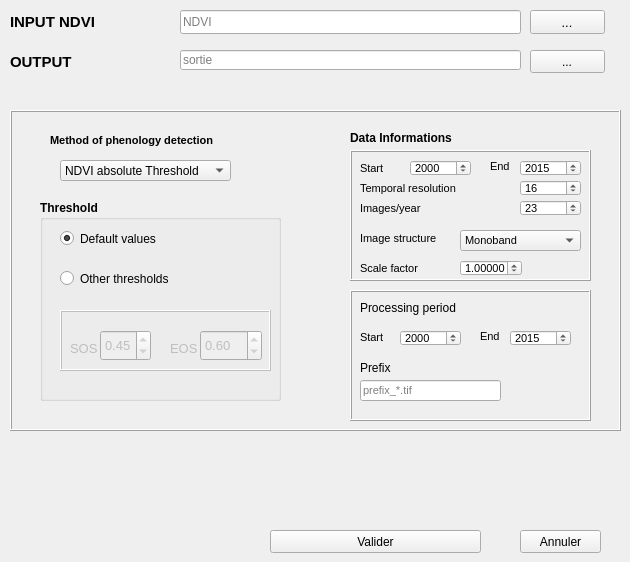
   <widget class="QWidget" name="metriquePheno">
    <attribute name="title">
     <string>Phenology detection</string>
    </attribute>
    <widget class="QFrame" name="parametrePheno">
     <property name="enabled">
      <bool>true</bool>
     </property>
     <property name="geometry">
      <rect>
       <x>10</x>
       <y>110</y>
       <width>611</width>
       <height>321</height>
      </rect>
     </property>
     <property name="font">
      <font>
       <pointsize>11</pointsize>
       <weight>75</weight>
       <bold>true</bold>
      </font>
     </property>
     <property name="frameShape">
      <enum>QFrame::Box</enum>
     </property>
     <property name="frameShadow">
      <enum>QFrame::Raised</enum>
     </property>
     <widget class="QLabel" name="label_methode">
      <property name="geometry">
       <rect>
        <x>40</x>
        <y>20</y>
        <width>201</width>
        <height>20</height>
       </rect>
      </property>
      <property name="font">
       <font>
        <pointsize>8</pointsize>
        <weight>75</weight>
        <bold>true</bold>
       </font>
      </property>
      <property name="toolTip">
       <string>&lt;html&gt;&lt;head/&gt;&lt;body&gt;&lt;p&gt;Liste déroulante dans laquelle se trouve 3 methodes de détection de métrique phénologique.&lt;/p&gt;&lt;/body&gt;&lt;/html&gt;</string>
      </property>
      <property name="text">
       <string>Method of phenology detection</string>
      </property>
     </widget>
     <widget class="QGroupBox" name="threshold">
      <property name="enabled">
       <bool>true</bool>
      </property>
      <property name="geometry">
       <rect>
        <x>30</x>
        <y>90</y>
        <width>241</width>
        <height>201</height>
       </rect>
      </property>
      <property name="font">
       <font>
        <pointsize>9</pointsize>
        <weight>75</weight>
        <bold>true</bold>
       </font>
      </property>
      <property name="title">
       <string>Threshold</string>
      </property>
      <property name="flat">
       <bool>false</bool>
      </property>
      <property name="checkable">
       <bool>false</bool>
      </property>
      <property name="checked">
       <bool>false</bool>
      </property>
      <widget class="QRadioButton" name="radioButton_default">
       <property name="geometry">
        <rect>
         <x>20</x>
         <y>30</y>
         <width>131</width>
         <height>17</height>
        </rect>
       </property>
       <property name="font">
        <font>
         <pointsize>9</pointsize>
         <weight>50</weight>
         <bold>false</bold>
        </font>
       </property>
       <property name="toolTip">
        <string>&lt;html&gt;&lt;head/&gt;&lt;body&gt;&lt;p&gt;pour chaque méthode le seuil par défaut correspond aux seuils utilisés soient dans l'article d'origine de la méthode.&lt;/p&gt;&lt;p&gt;&lt;span style=&quot; font-weight:600;&quot;&gt;NDVI absolute threshold : SOS=0.45 et EOS=0.6 &lt;/span&gt;&lt;/p&gt;&lt;p&gt;&lt;span style=&quot; font-weight:600;&quot;&gt;NDVI relative threshold : SOS =0.25 et EOS=0.75 (Adapted from VITO, SIGMA project,2013-2017)&lt;/span&gt;&lt;/p&gt;&lt;p&gt;&lt;br/&gt;&lt;/p&gt;&lt;/body&gt;&lt;/html&gt;</string>
       </property>
       <property name="text">
        <string>Default values</string>
       </property>
       <property name="checked">
        <bool>true</bool>
       </property>
      </widget>
      <widget class="QFrame" name="frame_seuil">
       <property name="enabled">
        <bool>false</bool>
       </property>
       <property name="geometry">
        <rect>
         <x>20</x>
         <y>110</y>
         <width>211</width>
         <height>61</height>
        </rect>
       </property>
       <property name="frameShape">
        <enum>QFrame::Box</enum>
       </property>
       <property name="frameShadow">
        <enum>QFrame::Raised</enum>
       </property>
       <widget class="QDoubleSpinBox" name="seuilEOS">
        <property name="enabled">
         <bool>false</bool>
        </property>
        <property name="geometry">
         <rect>
          <x>140</x>
          <y>20</y>
          <width>62</width>
          <height>31</height>
         </rect>
        </property>
        <property name="font">
         <font>
          <pointsize>10</pointsize>
          <weight>50</weight>
          <bold>false</bold>
         </font>
        </property>
        <property name="value">
         <double>0.600000000000000</double>
        </property>
       </widget>
       <widget class="QLabel" name="label_eos">
        <property name="geometry">
         <rect>
          <x>110</x>
          <y>30</y>
          <width>31</width>
          <height>16</height>
         </rect>
        </property>
        <property name="font">
         <font>
          <pointsize>10</pointsize>
          <weight>50</weight>
          <bold>false</bold>
         </font>
        </property>
        <property name="toolTip">
         <string>&lt;html&gt;&lt;head/&gt;&lt;body&gt;&lt;p&gt;EOS ou End Of Season: seuil utilisé pour la détection de la fin de la saison&lt;/p&gt;&lt;/body&gt;&lt;/html&gt;</string>
        </property>
        <property name="text">
         <string>EOS</string>
        </property>
       </widget>
       <widget class="QDoubleSpinBox" name="seuilSOS">
        <property name="enabled">
         <bool>false</bool>
        </property>
        <property name="geometry">
         <rect>
          <x>40</x>
          <y>20</y>
          <width>51</width>
          <height>31</height>
         </rect>
        </property>
        <property name="font">
         <font>
          <pointsize>10</pointsize>
          <weight>50</weight>
          <bold>false</bold>
         </font>
        </property>
        <property name="value">
         <double>0.450000000000000</double>
        </property>
       </widget>
       <widget class="QLabel" name="label_sos">
        <property name="geometry">
         <rect>
          <x>10</x>
          <y>30</y>
          <width>41</width>
          <height>16</height>
         </rect>
        </property>
        <property name="font">
         <font>
          <pointsize>10</pointsize>
          <weight>50</weight>
          <bold>false</bold>
         </font>
        </property>
        <property name="toolTip">
         <string>&lt;html&gt;&lt;head/&gt;&lt;body&gt;&lt;p&gt;SOS ou Start of Season: seuil utilisé pour la détection du début de la saison&lt;/p&gt;&lt;/body&gt;&lt;/html&gt;</string>
        </property>
        <property name="text">
         <string>SOS</string>
        </property>
       </widget>
       <zorder>label_eos</zorder>
       <zorder>label_sos</zorder>
       <zorder>seuilSOS</zorder>
       <zorder>seuilEOS</zorder>
      </widget>
      <widget class="QRadioButton" name="radioButton_seuil">
       <property name="geometry">
        <rect>
         <x>20</x>
         <y>70</y>
         <width>141</width>
         <height>17</height>
        </rect>
       </property>
       <property name="font">
        <font>
         <pointsize>9</pointsize>
         <weight>50</weight>
         <bold>false</bold>
        </font>
       </property>
       <property name="toolTip">
        <string>&lt;html&gt;&lt;head/&gt;&lt;body&gt;&lt;p&gt;Donne la possibilité de modifier les seuils&lt;/p&gt;&lt;/body&gt;&lt;/html&gt;</string>
       </property>
       <property name="text">
        <string>Other thresholds</string>
       </property>
      </widget>
      <zorder>frame_seuil</zorder>
      <zorder>radioButton_default</zorder>
      <zorder>radioButton_seuil</zorder>
     </widget>
     <widget class="QComboBox" name="methode">
      <property name="geometry">
       <rect>
        <x>50</x>
        <y>50</y>
        <width>171</width>
        <height>21</height>
       </rect>
      </property>
      <property name="font">
       <font>
        <pointsize>9</pointsize>
        <weight>50</weight>
        <bold>false</bold>
       </font>
      </property>
      <property name="toolTip">
       <string>Liste déroulante dans laquelle se trouve 3 methodes de détection de métrique phénologique.</string>
      </property>
      <item>
       <property name="text">
        <string>NDVI absolute Threshold</string>
       </property>
      </item>
      <item>
       <property name="text">
        <string>NDVI relative Threshold</string>
       </property>
      </item>
      <item>
       <property name="text">
        <string>Automatic</string>
       </property>
      </item>
     </widget>
     <widget class="QFrame" name="frame_6">
      <property name="geometry">
       <rect>
        <x>340</x>
        <y>40</y>
        <width>241</width>
        <height>131</height>
       </rect>
      </property>
      <property name="frameShape">
       <enum>QFrame::Box</enum>
      </property>
      <property name="frameShadow">
       <enum>QFrame::Raised</enum>
      </property>
      <widget class="QLabel" name="label__interpol_6">
       <property name="geometry">
        <rect>
         <x>140</x>
         <y>10</y>
         <width>46</width>
         <height>13</height>
        </rect>
       </property>
       <property name="font">
        <font>
         <pointsize>8</pointsize>
         <weight>50</weight>
         <italic>false</italic>
         <bold>false</bold>
        </font>
       </property>
       <property name="toolTip">
        <string>&lt;html&gt;&lt;head/&gt;&lt;body&gt;&lt;p&gt;Année de fin de la série temporelle (2015 par exemple)&lt;/p&gt;&lt;/body&gt;&lt;/html&gt;</string>
       </property>
       <property name="text">
        <string>End</string>
       </property>
      </widget>
      <widget class="QLabel" name="label__interpol_7">
       <property name="geometry">
        <rect>
         <x>10</x>
         <y>10</y>
         <width>51</width>
         <height>16</height>
        </rect>
       </property>
       <property name="font">
        <font>
         <pointsize>8</pointsize>
         <weight>50</weight>
         <italic>false</italic>
         <bold>false</bold>
        </font>
       </property>
       <property name="toolTip">
        <string>&lt;html&gt;&lt;head/&gt;&lt;body&gt;&lt;p&gt;année de début de la série temporelle (2000 par exemple)&lt;/p&gt;&lt;/body&gt;&lt;/html&gt;</string>
       </property>
       <property name="text">
        <string>Start</string>
       </property>
      </widget>
      <widget class="QSpinBox" name="spinBox_fin_2">
       <property name="geometry">
        <rect>
         <x>170</x>
         <y>10</y>
         <width>61</width>
         <height>16</height>
        </rect>
       </property>
       <property name="font">
        <font>
         <pointsize>8</pointsize>
         <weight>50</weight>
         <italic>false</italic>
         <bold>false</bold>
        </font>
       </property>
       <property name="maximum">
        <number>3000</number>
       </property>
       <property name="value">
        <number>2015</number>
       </property>
      </widget>
      <widget class="QLabel" name="label_15">
       <property name="geometry">
        <rect>
         <x>10</x>
         <y>50</y>
         <width>121</width>
         <height>16</height>
        </rect>
       </property>
       <property name="font">
        <font>
         <pointsize>8</pointsize>
         <weight>50</weight>
         <bold>false</bold>
        </font>
       </property>
       <property name="toolTip">
        <string>&lt;html&gt;&lt;head/&gt;&lt;body&gt;&lt;p&gt;Nombre d'images disponible par an&lt;/p&gt;&lt;/body&gt;&lt;/html&gt;</string>
       </property>
       <property name="text">
        <string>Images/year</string>
       </property>
      </widget>
      <widget class="QSpinBox" name="nbreImageAn_2">
       <property name="geometry">
        <rect>
         <x>170</x>
         <y>50</y>
         <width>61</width>
         <height>16</height>
        </rect>
       </property>
       <property name="font">
        <font>
         <pointsize>8</pointsize>
         <weight>50</weight>
         <italic>false</italic>
         <bold>false</bold>
        </font>
       </property>
       <property name="minimum">
        <number>0</number>
       </property>
       <property name="maximum">
        <number>3000</number>
       </property>
       <property name="value">
        <number>23</number>
       </property>
      </widget>
      <widget class="QSpinBox" name="frequenceJour_2">
       <property name="geometry">
        <rect>
         <x>170</x>
         <y>30</y>
         <width>61</width>
         <height>16</height>
        </rect>
       </property>
       <property name="font">
        <font>
         <pointsize>8</pointsize>
         <weight>50</weight>
         <italic>false</italic>
         <bold>false</bold>
        </font>
       </property>
       <property name="minimum">
        <number>0</number>
       </property>
       <property name="maximum">
        <number>3000</number>
       </property>
       <property name="value">
        <number>16</number>
       </property>
      </widget>
      <widget class="QSpinBox" name="spinBox_debut_2">
       <property name="geometry">
        <rect>
         <x>60</x>
         <y>10</y>
         <width>61</width>
         <height>16</height>
        </rect>
       </property>
       <property name="font">
        <font>
         <pointsize>8</pointsize>
         <weight>50</weight>
         <italic>false</italic>
         <bold>false</bold>
        </font>
       </property>
       <property name="minimum">
        <number>0</number>
       </property>
       <property name="maximum">
        <number>3000</number>
       </property>
       <property name="value">
        <number>2000</number>
       </property>
      </widget>
      <widget class="QLabel" name="label_16">
       <property name="geometry">
        <rect>
         <x>10</x>
         <y>30</y>
         <width>101</width>
         <height>16</height>
        </rect>
       </property>
       <property name="font">
        <font>
         <pointsize>8</pointsize>
         <weight>50</weight>
         <bold>false</bold>
        </font>
       </property>
       <property name="toolTip">
        <string>&lt;html&gt;&lt;head/&gt;&lt;body&gt;&lt;p&gt;Resolution temporelle ( 16 pour les données NDVI de  MODIS)&lt;/p&gt;&lt;/body&gt;&lt;/html&gt;</string>
       </property>
       <property name="text">
        <string>Temporal resolution</string>
       </property>
      </widget>
      <widget class="QDoubleSpinBox" name="facteurEchelle_2">
       <property name="geometry">
        <rect>
         <x>110</x>
         <y>110</y>
         <width>62</width>
         <height>16</height>
        </rect>
       </property>
       <property name="font">
        <font>
         <pointsize>8</pointsize>
         <weight>50</weight>
         <bold>false</bold>
        </font>
       </property>
       <property name="decimals">
        <number>5</number>
       </property>
       <property name="value">
        <double>1.000000000000000</double>
       </property>
      </widget>
      <widget class="QLabel" name="label_19">
       <property name="geometry">
        <rect>
         <x>10</x>
         <y>110</y>
         <width>81</width>
         <height>16</height>
        </rect>
       </property>
       <property name="font">
        <font>
         <pointsize>8</pointsize>
         <weight>50</weight>
         <bold>false</bold>
        </font>
       </property>
       <property name="toolTip">
        <string>&lt;html&gt;&lt;head/&gt;&lt;body&gt;&lt;p&gt;Souvent pour des raisons d'enregistrement ou autres les données sont multipliées ou divisées par une valeur. Cette valeur permet de ramener les données à leurs valeurs initiales. Par défaut, sa valeur est de 1 ce qui signifie qu'on a pas besoin d'effectuer un changement d'echelle. &lt;/p&gt;&lt;/body&gt;&lt;/html&gt;</string>
       </property>
       <property name="text">
        <string>Scale factor</string>
       </property>
      </widget>
      <widget class="QLabel" name="label_23">
       <property name="geometry">
        <rect>
         <x>10</x>
         <y>80</y>
         <width>91</width>
         <height>16</height>
        </rect>
       </property>
       <property name="font">
        <font>
         <pointsize>8</pointsize>
         <weight>50</weight>
         <bold>false</bold>
        </font>
       </property>
       <property name="toolTip">
        <string>&lt;html&gt;&lt;head/&gt;&lt;body&gt;&lt;p&gt;Structuration des données. Elles peuvent être monobande, image par an ou une image pluriannuelle.&lt;/p&gt;&lt;/body&gt;&lt;/html&gt;</string>
       </property>
       <property name="text">
        <string>Image structure</string>
       </property>
      </widget>
      <widget class="QComboBox" name="type_image_2">
       <property name="geometry">
        <rect>
         <x>110</x>
         <y>80</y>
         <width>121</width>
         <height>21</height>
        </rect>
       </property>
       <property name="font">
        <font>
         <pointsize>8</pointsize>
         <weight>50</weight>
         <italic>false</italic>
         <bold>false</bold>
        </font>
       </property>
       <property name="currentIndex">
        <number>0</number>
       </property>
       <item>
        <property name="text">
         <string>Monoband</string>
        </property>
       </item>
       <item>
        <property name="text">
         <string>Yearly image</string>
        </property>
       </item>
       <item>
        <property name="text">
         <string>Pluri-annual</string>
        </property>
       </item>
      </widget>
     </widget>
     <widget class="QLabel" name="label_17">
      <property name="geometry">
       <rect>
        <x>340</x>
        <y>20</y>
        <width>191</width>
        <height>16</height>
       </rect>
      </property>
      <property name="font">
       <font>
        <pointsize>9</pointsize>
        <weight>75</weight>
        <bold>true</bold>
       </font>
      </property>
      <property name="text">
       <string>Data Informations</string>
      </property>
     </widget>
     <widget class="QFrame" name="frame_7">
      <property name="geometry">
       <rect>
        <x>340</x>
        <y>180</y>
        <width>241</width>
        <height>131</height>
       </rect>
      </property>
      <property name="font">
       <font>
        <weight>50</weight>
        <bold>false</bold>
       </font>
      </property>
      <property name="frameShape">
       <enum>QFrame::Box</enum>
      </property>
      <property name="frameShadow">
       <enum>QFrame::Raised</enum>
      </property>
      <widget class="QLabel" name="label__interpol_8">
       <property name="geometry">
        <rect>
         <x>130</x>
         <y>40</y>
         <width>46</width>
         <height>13</height>
        </rect>
       </property>
       <property name="font">
        <font>
         <pointsize>8</pointsize>
         <weight>50</weight>
         <italic>false</italic>
         <bold>false</bold>
        </font>
       </property>
       <property name="toolTip">
        <string>&lt;html&gt;&lt;head/&gt;&lt;body&gt;&lt;p&gt;Année de fin de traitement (superieure à la date de début de la serie et inferieure ou égale à la date de fin de la série)&lt;/p&gt;&lt;/body&gt;&lt;/html&gt;</string>
       </property>
       <property name="text">
        <string>End</string>
       </property>
      </widget>
      <widget class="QLabel" name="label__interpol_9">
       <property name="geometry">
        <rect>
         <x>10</x>
         <y>40</y>
         <width>51</width>
         <height>16</height>
        </rect>
       </property>
       <property name="font">
        <font>
         <pointsize>8</pointsize>
         <weight>50</weight>
         <italic>false</italic>
         <bold>false</bold>
        </font>
       </property>
       <property name="toolTip">
        <string>&lt;html&gt;&lt;head/&gt;&lt;body&gt;&lt;p&gt;Année du début de traitement (superieure ou égale à la date de debut de la serie et inferieure à la date de fin de la série et aussi inferieure à la date de fin de traitement)&lt;/p&gt;&lt;/body&gt;&lt;/html&gt;</string>
       </property>
       <property name="text">
        <string>Start</string>
       </property>
       <property name="textInteractionFlags">
        <set>Qt::LinksAccessibleByMouse|Qt::TextSelectableByMouse</set>
       </property>
      </widget>
      <widget class="QSpinBox" name="debutTraitement_2">
       <property name="geometry">
        <rect>
         <x>50</x>
         <y>40</y>
         <width>61</width>
         <height>16</height>
        </rect>
       </property>
       <property name="font">
        <font>
         <pointsize>8</pointsize>
         <weight>50</weight>
         <italic>false</italic>
         <bold>false</bold>
        </font>
       </property>
       <property name="minimum">
        <number>0</number>
       </property>
       <property name="maximum">
        <number>3000</number>
       </property>
       <property name="value">
        <number>2000</number>
       </property>
      </widget>
      <widget class="QSpinBox" name="finTraitement_2">
       <property name="geometry">
        <rect>
         <x>160</x>
         <y>40</y>
         <width>61</width>
         <height>16</height>
        </rect>
       </property>
       <property name="font">
        <font>
         <pointsize>8</pointsize>
         <weight>50</weight>
         <italic>false</italic>
         <bold>false</bold>
        </font>
       </property>
       <property name="maximum">
        <number>3000</number>
       </property>
       <property name="value">
        <number>2015</number>
       </property>
      </widget>
      <widget class="QLabel" name="label_18">
       <property name="geometry">
        <rect>
         <x>10</x>
         <y>70</y>
         <width>211</width>
         <height>16</height>
        </rect>
       </property>
       <property name="font">
        <font>
         <pointsize>9</pointsize>
         <weight>50</weight>
         <bold>false</bold>
        </font>
       </property>
       <property name="toolTip">
        <string>&lt;html&gt;&lt;head/&gt;&lt;body&gt;&lt;p&gt;texte qui permettra de retrouver facilement les fichiers enrégistrés&lt;/p&gt;&lt;/body&gt;&lt;/html&gt;</string>
       </property>
       <property name="text">
        <string>Prefix</string>
       </property>
      </widget>
      <widget class="QLineEdit" name="prefixeOut_2">
       <property name="geometry">
        <rect>
         <x>10</x>
         <y>90</y>
         <width>141</width>
         <height>21</height>
        </rect>
       </property>
       <property name="font">
        <font>
         <pointsize>8</pointsize>
         <weight>50</weight>
         <bold>false</bold>
        </font>
       </property>
       <property name="text">
        <string/>
       </property>
       <property name="placeholderText">
        <string>prefix_*.tif</string>
       </property>
      </widget>
      <widget class="QLabel" name="label_20">
       <property name="geometry">
        <rect>
         <x>10</x>
         <y>10</y>
         <width>141</width>
         <height>16</height>
        </rect>
       </property>
       <property name="font">
        <font>
         <pointsize>9</pointsize>
        </font>
       </property>
       <property name="text">
        <string>Processing period</string>
       </property>
      </widget>
     </widget>
     <zorder>threshold</zorder>
     <zorder>label_methode</zorder>
     <zorder>methode</zorder>
     <zorder>frame_6</zorder>
     <zorder>label_17</zorder>
     <zorder>frame_7</zorder>
    </widget>
    <widget class="QPushButton" name="pushButton_execution_metrique">
     <property name="enabled">
      <bool>true</bool>
     </property>
     <property name="geometry">
      <rect>
       <x>270</x>
       <y>530</y>
       <width>211</width>
       <height>23</height>
      </rect>
     </property>
     <property name="text">
      <string>Valider</string>
     </property>
    </widget>
    <widget class="QLabel" name="label_cheminOut_metrique">
     <property name="geometry">
      <rect>
       <x>10</x>
       <y>50</y>
       <width>191</width>
       <height>23</height>
      </rect>
     </property>
     <property name="font">
      <font>
       <pointsize>11</pointsize>
       <weight>75</weight>
       <bold>true</bold>
      </font>
     </property>
     <property name="toolTip">
      <string>&lt;html&gt;&lt;head/&gt;&lt;body&gt;&lt;p&gt;Répertoire dans lequel les données en sortie seront enregistrées&lt;/p&gt;&lt;/body&gt;&lt;/html&gt;</string>
     </property>
     <property name="text">
      <string>OUTPUT</string>
     </property>
     <property name="buddy">
      <cstring>cheminOut</cstring>
     </property>
    </widget>
    <widget class="QPushButton" name="pushButton_cheminOut_metrique">
     <property name="geometry">
      <rect>
       <x>530</x>
       <y>50</y>
       <width>75</width>
       <height>23</height>
      </rect>
     </property>
     <property name="font">
      <font>
       <pointsize>9</pointsize>
       <italic>true</italic>
      </font>
     </property>
     <property name="toolTip">
      <string>&lt;html&gt;&lt;head/&gt;&lt;body&gt;&lt;p&gt;ce buton permet d'aller chercher des dossiers existant dans le pc&lt;/p&gt;&lt;/body&gt;&lt;/html&gt;</string>
     </property>
     <property name="text">
      <string>...</string>
     </property>
    </widget>
    <widget class="QLineEdit" name="cheminOut_metrique">
     <property name="geometry">
      <rect>
       <x>180</x>
       <y>50</y>
       <width>341</width>
       <height>20</height>
      </rect>
     </property>
     <property name="placeholderText">
      <string>sortie</string>
     </property>
    </widget>
    <widget class="QLineEdit" name="cheminNDVI_metrique">
     <property name="enabled">
      <bool>true</bool>
     </property>
     <property name="geometry">
      <rect>
       <x>180</x>
       <y>10</y>
       <width>341</width>
       <height>24</height>
      </rect>
     </property>
     <property name="maximumSize">
      <size>
       <width>16777215</width>
       <height>1655</height>
      </size>
     </property>
     <property name="text">
      <string/>
     </property>
     <property name="dragEnabled">
      <bool>false</bool>
     </property>
     <property name="readOnly">
      <bool>false</bool>
     </property>
     <property name="placeholderText">
      <string>NDVI</string>
     </property>
    </widget>
    <widget class="QPushButton" name="pushButton_cheminNDVI_metrique">
     <property name="enabled">
      <bool>true</bool>
     </property>
     <property name="geometry">
      <rect>
       <x>530</x>
       <y>10</y>
       <width>75</width>
       <height>24</height>
      </rect>
     </property>
     <property name="font">
      <font>
       <pointsize>10</pointsize>
       <italic>true</italic>
      </font>
     </property>
     <property name="toolTip">
      <string>&lt;html&gt;&lt;head/&gt;&lt;body&gt;&lt;p&gt;&amp;lt;html&amp;gt;&amp;lt;head/&amp;gt;&amp;lt;body&amp;gt;&amp;lt;p&amp;gt;ce buton permet d'aller chercher des dossiers existant dans le pc&amp;lt;/p&amp;gt;&amp;lt;/body&amp;gt;&amp;lt;/html&amp;gt;&lt;/p&gt;&lt;/body&gt;&lt;/html&gt;</string>
     </property>
     <property name="text">
      <string>...</string>
     </property>
    </widget>
    <widget class="QLabel" name="label_cheminNDVI_3">
     <property name="enabled">
      <bool>true</bool>
     </property>
     <property name="geometry">
      <rect>
       <x>10</x>
       <y>10</y>
       <width>201</width>
       <height>24</height>
      </rect>
     </property>
     <property name="font">
      <font>
       <pointsize>11</pointsize>
       <weight>75</weight>
       <bold>true</bold>
      </font>
     </property>
     <property name="toolTip">
      <string>&lt;html&gt;&lt;head/&gt;&lt;body&gt;&lt;p&gt;Répertoire dans lequel se trouve les images du NDVI qui vont servir à l'estimation des métriques phénologiques et le calcul des anomlies&lt;/p&gt;&lt;/body&gt;&lt;/html&gt;</string>
     </property>
     <property name="text">
      <string>INPUT NDVI</string>
     </property>
     <property name="buddy">
      <cstring>cheminNDVI</cstring>
     </property>
    </widget>
    <widget class="QPushButton" name="cancel_2">
     <property name="geometry">
      <rect>
       <x>520</x>
       <y>530</y>
       <width>81</width>
       <height>23</height>
      </rect>
     </property>
     <property name="text">
      <string>Annuler</string>
     </property>
    </widget>
   </widget>
